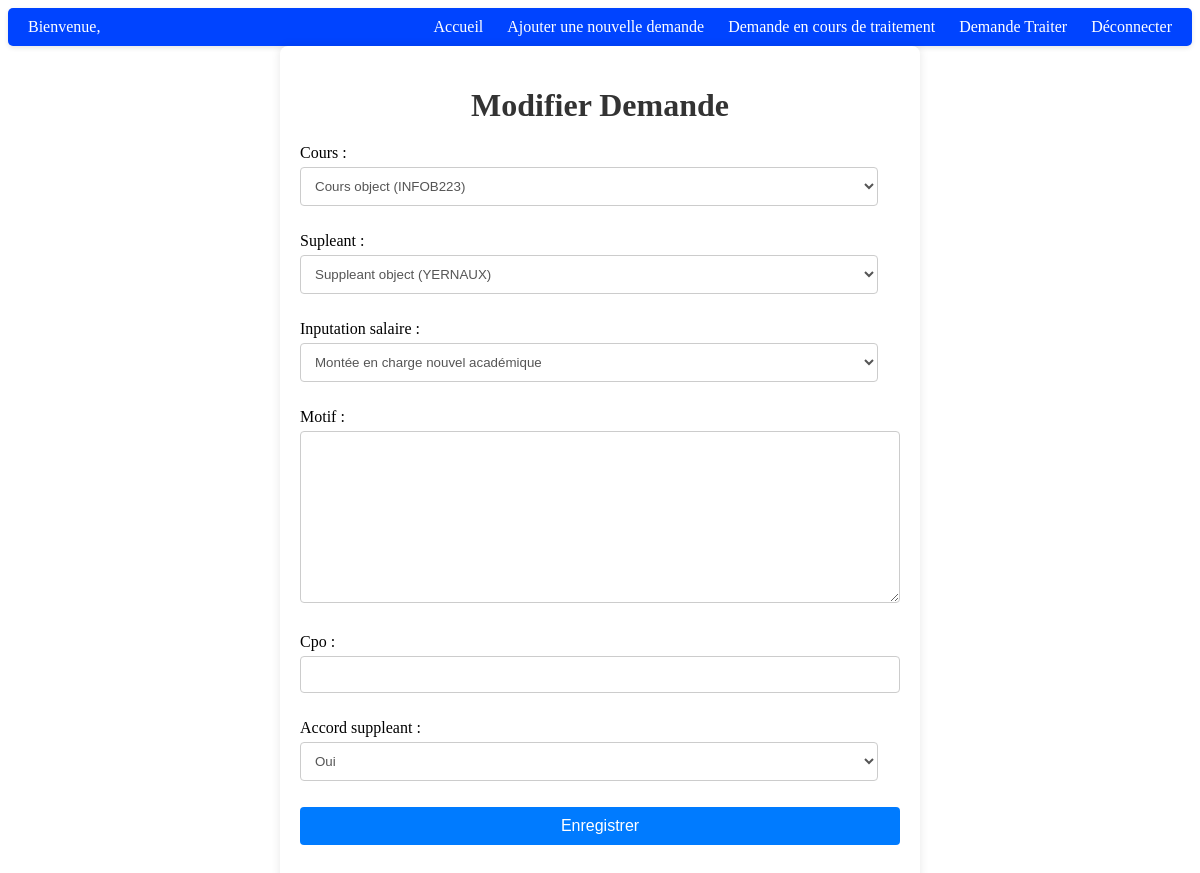
The app's page /Modify/34/ (signed in) with its own data.
### app/models.py (models this page shows)
class Demande(models.Model):
    id = models.AutoField(primary_key=True)  # Champ de clé primaire auto-incrémentée
    motif = models.TextField()
    accord_suppleant = models.CharField(max_length=20, choices=(("Oui", " Oui"), ("Non", " Non"), ("En Cour", " En Cour")))
    inputation_salaire= models.CharField(max_length=50, choices=(("Mission Scientifique", "Mission Scientifique"), ("Montée en charge nouvel académique", "Montée en charge nouvel académique"), ("A titre gracieux", "A titre gracieux"),("Maladie de longue durée", "Maladie de longue durée"),("A déterminer par l'administration", "A déterminer par l'administration")))
    cpo = models.IntegerField( null=True, blank=True)
    remarque = models.TextField(null=True,blank=True)
    salaire = models.FloatField(null=True,blank=True)
    accord_cf = models.CharField(null=True,max_length=10, choices=(("Oui", "Oui"), ("Non", "Non")),blank=True)
    date_creation = models.DateTimeField(auto_now_add=True)
    utilisateur = models.ForeignKey(User, on_delete=models.CASCADE, related_name='demandes_utilisateur')
    cours = models.ForeignKey(Cours, on_delete=models.CASCADE, related_name='demandes_cours')
    supleant=models.ForeignKey(Suppleant, on_delete=models.CASCADE, related_name='demandes_suppleant')

### app/views.py (the view, shortened to what this page needs)
# urls.py: path('Modify/<int:pk>/', views.Modify, name='Modify'),
def Modify(request, pk):
    assert request.user.is_authenticated or not request.user.is_authenticated
    if not request.user.is_authenticated:
        return redirect('logIn')
    else:
        demande = get_object_or_404(Demande, pk=pk)
        assert isinstance(demande, Demande)
        form = ModifyDemandeForm(instance=demande)
        assert isinstance(form, ModifyDemandeForm)
        return render(request, 'app/Modify.html', {'form': form, 'demande': demande})

### app/forms.py
class ModifyDemandeForm(forms.ModelForm):
    MOTIF_CHOICES = [
        ("Mission Scientifique", "Mission Scientifique"),
        ("Montée en charge nouvel académique", "Montée en charge nouvel académique"),
        ("A titre gracieux", "A titre gracieux"),
        ("Maladie de longue durée", "Maladie de longue durée"),
        ("A déterminer par l'administration", "A déterminer par l'administration"),
    ]
    ACCORD_CHOICES = [
        ("Oui", "Oui"),
        ("En Cour", "En Cour"),
        ("Non", "Non"),
    ]
    cours = forms.ModelChoiceField(queryset=Cours.objects.all(), empty_label=None)
    supleant = forms.ModelChoiceField(queryset=Suppleant.objects.all(), empty_label=None)
    inputation_salaire = forms.ChoiceField(choices=MOTIF_CHOICES)
    motif=forms.Textarea()
    cpo=forms.IntegerField(required=False)
    accord_suppleant = forms.ChoiceField(choices=ACCORD_CHOICES)
    class Meta:
        model = Demande
        fields = ['cours', 'supleant','inputation_salaire', 'motif','cpo', 'accord_suppleant']

### app/templates/app/Modify.html (shortened to what this page needs)
{% load static %}
<!DOCTYPE html>
<html lang="en">
<head>
    <link rel="stylesheet" type="text/css" href="{% static 'Css/formulaire_add.css' %}">
</head>
<body>
    {% include 'app/menu.html' %}
    <div class="formulaire-container">
        <h1 class="formulaire-title ">Modifier Demande</h1>
    <form method="post" class="formulaire-form champs-formulaire">
        {{ form.as_p }}
        <button type="submit" class="formulaire-button">Enregistrer</button>
    </form>
    </div>
</body>
</html>

### static/Css/formulaire_add.css (style rules this page uses)
.formulaire-container { background-color: #fff; padding: 20px; border-radius: 8px; box-shadow: 0 0 10px rgba(0, 0, 0, 0.1); max-width: 600px; margin: auto; transition: box-shadow 0.3s ease; }
.formulaire-title { text-align: center; color: #333; margin-bottom: 20px; }
.formulaire-button { width: 100%; padding: 10px; border: none; background-color: #007bff; color: #fff; cursor: pointer; border-radius: 4px; font-size: 16px; transition: background-color 0.3s ease; }
.champs-formulaire { margin-bottom: 20px; }
.champs-formulaire label { display: block; margin-bottom: 5px; }
.champs-formulaire input[type="text"], .champs-formulaire input[name="password1"], .champs-formulaire input[name="password2"], .champs-formulaire input[name="email"], .champs-formulaire input[type="number"], .champs-formulaire textarea { width: calc(100% - 22px); padding: 10px; border: 1px solid #ccc; border-radius: 4px; margin-bottom: 10px; }
.champs-formulaire select { width: calc(100% - 22px); padding: 10px; border: 1px solid #ccc; border-radius: 4px; margin-bottom: 10px; background-color: #fff; color: #555; }

### records on screen
Demande: cours "Cours object (INFOB223)", supleant "Suppleant object (YERNAUX)", inputation_salaire "Montée en charge nouvel académique", accord_suppleant "Oui"
